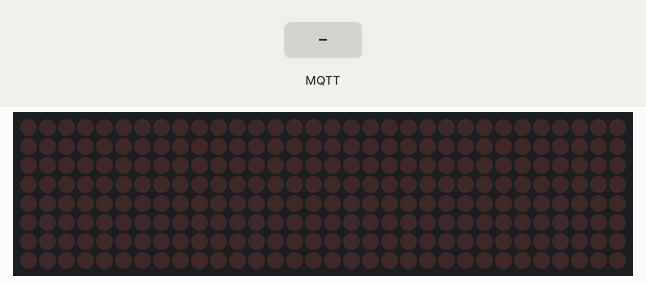
This sketch was run on a simulated ESP32. On the bench: 32×8 LED matrix. The test bench sets the inputs (shaded band). WiFi joins after 1.5 s; servers stay silent unless stated; no MQTT or app messages arrive unless stated; what the sketch prints to the serial monitor is not drawn.

Above: at 2.7 s.
2.8 s: MQTT message "1" arrives on the first subscribed topic
At 2.94 s:
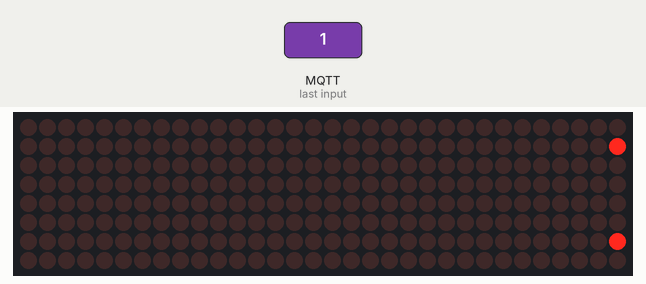
4.6 s: MQTT message "on" arrives on the first subscribed topic
At 4.74 s:
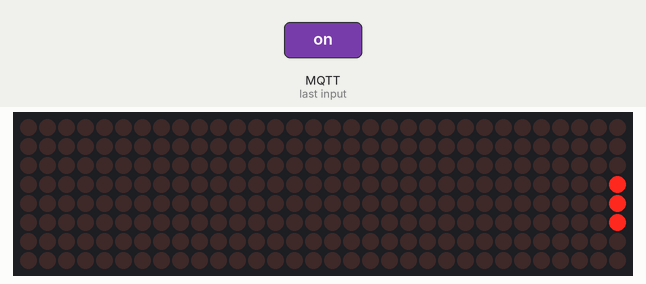
6.4 s: MQTT message "off" arrives on the first subscribed topic
At 7.04 s:
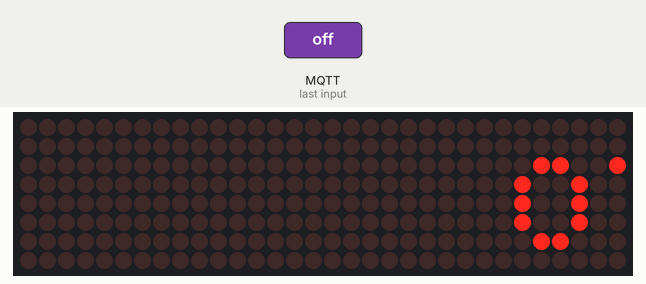

Measured:
- after the input at 2.8 s, the display: changes after 0.09 s (image 1)

The sketch:

Dot-Matrik-Wokwi.ino
```cpp
#include <WiFi.h>
#include <PubSubClient.h>
#include <MD_Parola.h>
#include <MD_MAX72xx.h>
#include <SPI.h>

// Dot matrix configuration
#define HARDWARE_TYPE MD_MAX72XX::FC16_HW
#define MAX_DEVICES 4
#define CS_PIN 5
MD_Parola disp = MD_Parola(HARDWARE_TYPE, CS_PIN, MAX_DEVICES);

// WiFi credentials (gunakan WiFi di Wokwi)
const char* ssid = "Wokwi-GUEST";
const char* password = "";

// MQTT broker settings
const char* mqtt_server = "mqtt.esp32.my.id";
const int mqtt_port = 7931;
const char* mqtt_user = "tamu";
const char* mqtt_pass = "tamu2024";

// Topic untuk menerima pesan teks
const char* topic_subscribe = "display/text";

WiFiClient espClient;
PubSubClient client(espClient);

String message = "";

void connectWiFi() {
  WiFi.begin(ssid, password);
  while (WiFi.status() != WL_CONNECTED) {
    delay(500);
    Serial.print(".");
  }
  Serial.println("\nWiFi Connected!");
}

void callback(char* topic, byte* payload, unsigned int length) {
  message = "";
  for (unsigned int i = 0; i < length; i++) {
    message += (char)payload[i];
  }
  Serial.print("Received message: ");
  Serial.println(message);

  disp.displayClear();
  disp.displayText(message.c_str(), PA_RIGHT, 100, 0, PA_SCROLL_LEFT, PA_SCROLL_LEFT);
  disp.displayReset();
}

void connectMQTT() {
  while (!client.connected()) {
    Serial.print("Connecting to MQTT...");
    if (client.connect("ESP32Client", mqtt_user, mqtt_pass)) {
      Serial.println("connected");
      client.subscribe(topic_subscribe);
    } else {
      Serial.print("failed, rc=");
      Serial.print(client.state());
      Serial.println(" retrying in 5 seconds");
      delay(5000);
    }
  }
}

void setup() {
  Serial.begin(115200);
  disp.begin();
  disp.setIntensity(15);
  disp.displayClear();

  connectWiFi();
  client.setServer(mqtt_server, mqtt_port);
  client.setCallback(callback);
}

void loop() {
  if (!client.connected()) {
    connectMQTT();
  }
  client.loop();

  if (disp.displayAnimate()) {
    // loop scroll
    disp.displayReset();
  }
}
```
